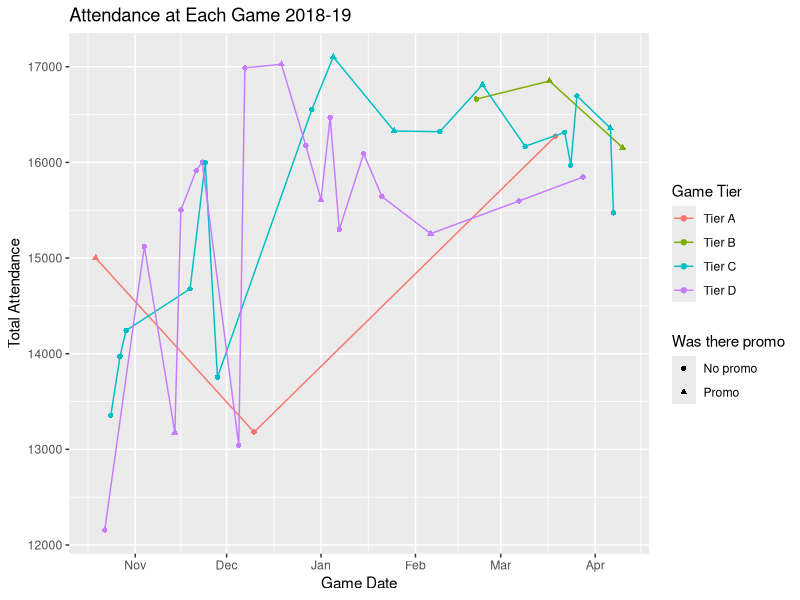
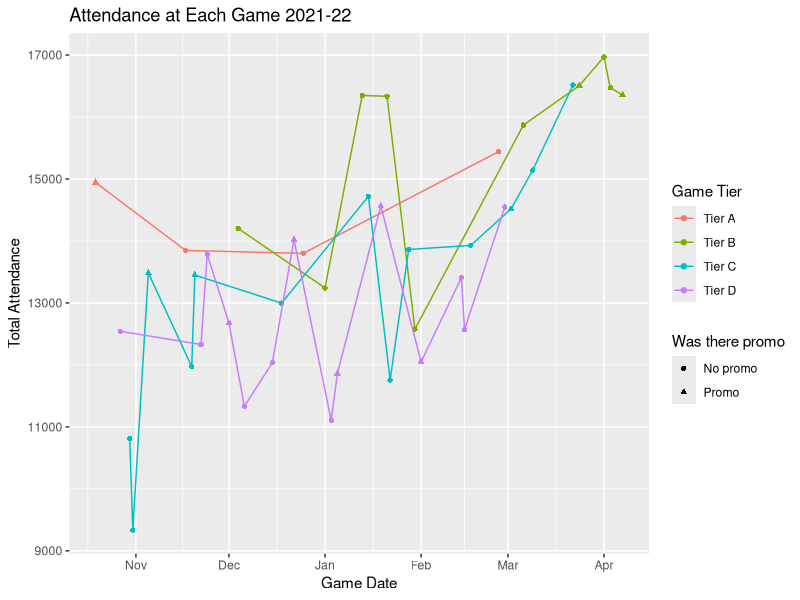
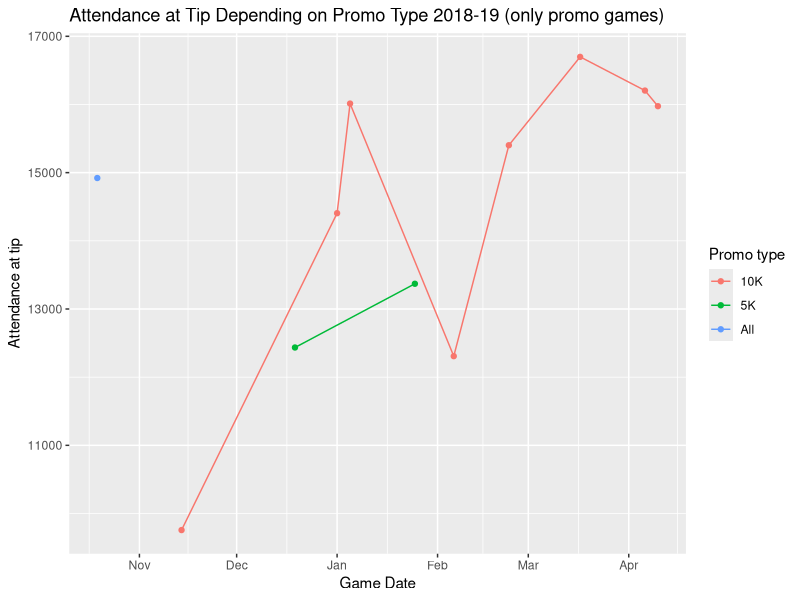
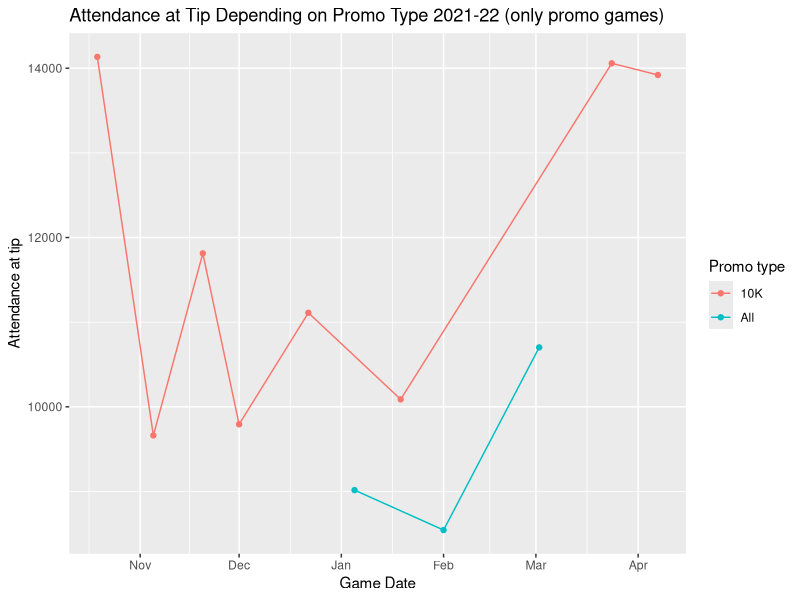
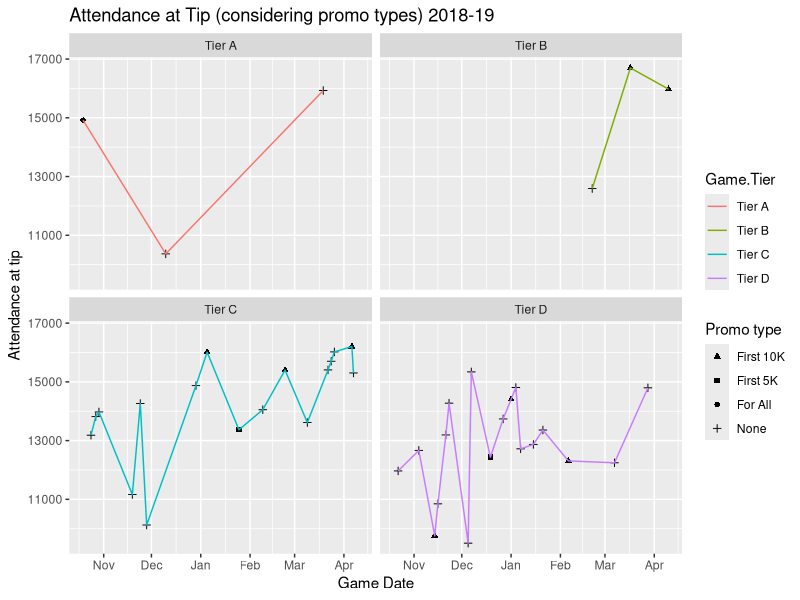
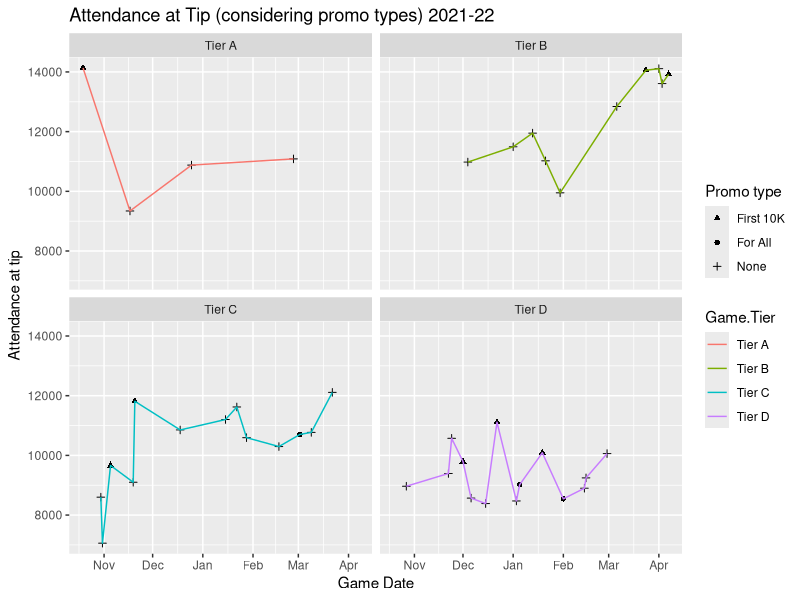
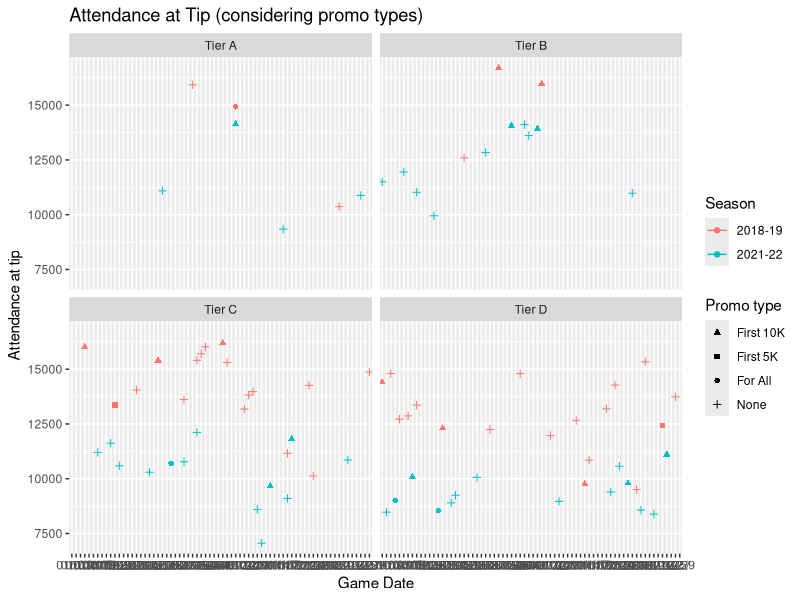

These charts were generated, in order, by the following R code:
## ---- chunk 1
knitr::opts_chunk$set(echo = TRUE)
library(ggplot2)
library(tidyverse)
library(stringr)
library(base)
library(lubridate)

#import csvs
season18_19 <- read.csv("hackathon-business-track/data/hackathon_2018_19_attendance.csv")
season21_22 <- read.csv("hackathon-business-track/data/hackathon_2021_22_attendance.csv")
seasonboth <- rbind(season18_19, season21_22)
## ---- chunk 2
att_timeline_18_19 <- season18_19 %>%
  select(Game.Date, Game.Tier, Total.Attendance, Promo) %>%
  mutate(Game.Date = as.Date(Game.Date, "%m/%d/%Y")) %>%
  mutate(if_promo = case_when(Promo == "" ~ "No promo",
                              TRUE ~ "Promo"))
## ---- chunk 3
att_timeline_21_22 <- season21_22 %>%
  select(Game.Date, Game.Tier, Total.Attendance, Promo) %>%
  mutate(Game.Date = as.Date(Game.Date, "%m/%d/%Y")) %>%
  mutate(if_promo = case_when(Promo == "" ~ "No promo",
                              TRUE ~ "Promo"))
## ---- chunk 4
ggplot(data = att_timeline_18_19, 
       aes(x = Game.Date, y = Total.Attendance, color = Game.Tier, shape = if_promo)) + 
  geom_point() + 
  geom_line(aes(x = Game.Date, y = Total.Attendance, color = Game.Tier), inherit.aes = FALSE) +
  # Add labels
  labs(title = "Attendance at Each Game 2018-19",
       x = "Game Date", 
       y = "Total Attendance", 
       color = "Game Tier", 
       shape = "Was there promo")
## ---- chunk 5
ggplot(data = att_timeline_21_22, 
       aes(x = Game.Date, y = Total.Attendance, color = Game.Tier, shape = if_promo)) + 
  geom_point() + 
  geom_line(aes(x = Game.Date, y = Total.Attendance, color = Game.Tier), inherit.aes = FALSE) +
  # Add labels
  labs(title = "Attendance at Each Game 2021-22",
       x = "Game Date", 
       y = "Total Attendance", 
       color = "Game Tier", 
       shape = "Was there promo")
## ---- chunk 6
tip_timeline_18_19 <- season18_19 %>%
  select(Game.Date, Attendance.at.tip, Promo, Note) %>%
  mutate(Game.Date = as.Date(Game.Date, "%m/%d/%Y")) %>%
  mutate(if_promo = case_when(Promo == "" ~ "No promo",
                              TRUE ~ "Promo")) %>%
  filter(if_promo == "Promo") %>%
  mutate(type_promo = case_when(str_detect(Note, "5K") ~ "5K",
                                str_detect(Note, "10K") ~ "10K", 
                                TRUE ~ "All"))
## ---- chunk 7
ggplot(data = tip_timeline_18_19, 
       aes(x = Game.Date, y = Attendance.at.tip, color = type_promo)) + 
  geom_point() + 
  geom_line() +
  # Add labels
  labs(title = "Attendance at Tip Depending on Promo Type 2018-19 (only promo games)",
       x = "Game Date", 
       y = "Attendance at tip", 
       color = "Promo type")
## ---- chunk 8
tip_timeline_21_22 <- season21_22 %>%
  select(Game.Date, Attendance.at.tip, Promo, Note) %>%
  mutate(Game.Date = as.Date(Game.Date, "%m/%d/%Y")) %>%
  mutate(if_promo = case_when(Promo == "" ~ "No promo",
                              TRUE ~ "Promo")) %>%
  filter(if_promo == "Promo") %>%
  mutate(type_promo = case_when(str_detect(Note, "5K") ~ "5K",
                                str_detect(Note, "10K") ~ "10K", 
                                TRUE ~ "All"))
## ---- chunk 9
ggplot(data = tip_timeline_21_22, 
       aes(x = Game.Date, y = Attendance.at.tip, color = type_promo)) + 
  geom_point() + 
  geom_line() +
  # Add labels
  labs(title = "Attendance at Tip Depending on Promo Type 2021-22 (only promo games)",
       x = "Game Date", 
       y = "Attendance at tip", 
       color = "Promo type")
## ---- chunk 10
promo_timeline_18_19 <- season18_19 %>%
  select(Game.Date, Game.Tier, Attendance.at.tip, Promo, Note) %>%
  mutate(Game.Date = as.Date(Game.Date, "%m/%d/%Y")) %>%
  mutate(if_promo = case_when(Promo == "" ~ "No promo",
                              TRUE ~ "Promo")) %>%
  mutate(type_promo = ifelse(if_promo == "Promo",
                             case_when(str_detect(Note, "5K") ~ "First 5K",
                                       str_detect(Note, "10K") ~ "First 10K", 
                                       TRUE ~ "For All"), "None"))
  # factor(type_promo, levels = c("None", "For All", "First 10K", "First 5K"), ordered = TRUE)
## ---- chunk 11
shapes <- c(3, 16, 17, 15)
names(shapes) <- c("None", "For All", "First 10K", "First 5K")

ggplot(data = promo_timeline_18_19, 
       aes(x = Game.Date, y = Attendance.at.tip, shape = type_promo)) + 
  geom_point() + 
  geom_line(aes(x = Game.Date, y = Attendance.at.tip, color = Game.Tier), 
            inherit.aes = FALSE) +
  scale_shape_manual(values = shapes) +
  # Add labels
  labs(title = "Attendance at Tip (considering promo types) 2018-19",
       x = "Game Date", 
       y = "Attendance at tip", 
       shape = "Promo type") +
  facet_wrap(vars(Game.Tier)) 
## ---- chunk 12
promo_timeline_21_22 <- season21_22 %>%
  select(Game.Date, Game.Tier, Attendance.at.tip, Promo, Note) %>%
  mutate(Game.Date = as.Date(Game.Date, "%m/%d/%Y")) %>%
  mutate(if_promo = case_when(Promo == "" ~ "No promo",
                              TRUE ~ "Promo")) %>%
  mutate(type_promo = ifelse(if_promo == "Promo",
                             case_when(str_detect(Note, "5K") ~ "First 5K",
                                       str_detect(Note, "10K") ~ "First 10K", 
                                       TRUE ~ "For All"), "None")) 

  #type_promo <- factor(levels = c("None", "For All", "First 10K", "First 5K"), ordered = TRUE)
## ---- chunk 13
shapes <- c(3, 16, 17, 15)
names(shapes) <- c("None", "For All", "First 10K", "First 5K")

ggplot(data = promo_timeline_21_22, 
       aes(x = Game.Date, y = Attendance.at.tip, shape = type_promo)) + 
  geom_point() + 
  geom_line(aes(x = Game.Date, y = Attendance.at.tip, color = Game.Tier), 
            inherit.aes = FALSE) +
  scale_shape_manual(values = shapes) +
  # Add labels
  labs(title = "Attendance at Tip (considering promo types) 2021-22",
       x = "Game Date", 
       y = "Attendance at tip", 
       shape = "Promo type") +
  facet_wrap(vars(Game.Tier))
## ---- chunk 14
promo_timeline <- seasonboth %>%
  select(Season, Game.Date, Game.Tier, Attendance.at.tip, Promo, Note) %>%
  mutate(Date = Game.Date) %>%
  separate(col = Date, into = c("Month", "Day", "Year"), sep = "/") %>%
  select(-c(Month, Day)) %>%
  mutate(Game.Date = as.Date(Game.Date, "%m/%d/%Y")) %>%
  mutate(month_day = format(as.Date(Game.Date), "%m/%d")) %>%
  select(-Game.Date) %>%
  mutate(if_promo = case_when(Promo == "" ~ "No promo",
                              TRUE ~ "Promo")) %>%
  mutate(type_promo = ifelse(if_promo == "Promo",
                             case_when(str_detect(Note, "5K") ~ "First 5K",
                                       str_detect(Note, "10K") ~ "First 10K", 
                                       TRUE ~ "For All"), "None")) 
## ---- chunk 15
shapes <- c(3, 16, 17, 15)
names(shapes) <- c("None", "For All", "First 10K", "First 5K")

ggplot(data = promo_timeline, 
       aes(x = month_day, y = Attendance.at.tip, shape = type_promo, color = Season)) + 
  geom_point() + 
  geom_path(aes(x = month_day, y = Attendance.at.tip, color = Season), 
            inherit.aes = FALSE) +
  scale_shape_manual(values = shapes) +
  #scale_color_manual(values = colors) +
  # Add labels
  labs(title = "Attendance at Tip (considering promo types)",
       x = "Game Date", 
       y = "Attendance at tip", 
       shape = "Promo type") +
  facet_wrap(vars(Game.Tier))
